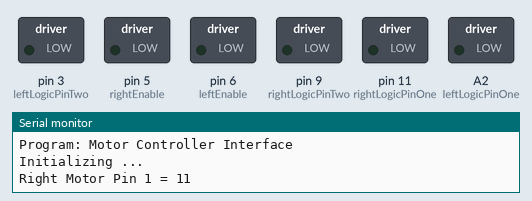
Bench run of a sketch on a simulated Arduino Uno, built with avr-gcc and run on an emulated ATmega328P. On the bench: switched loads named in the sketch (green lamp = pin HIGH), the last lines printed to the serial monitor. At 7.2 s the program stops and its outputs stay as they are.

Above: at 0.1 s.
At 4.2 s:
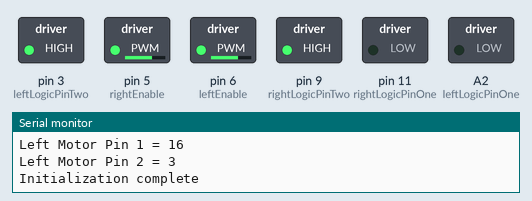
At 7.2 s:
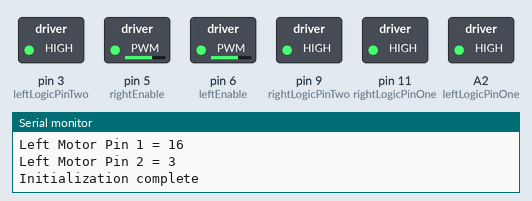
Timing chart, 0 to 8.7 s (numbered marks = the images above):
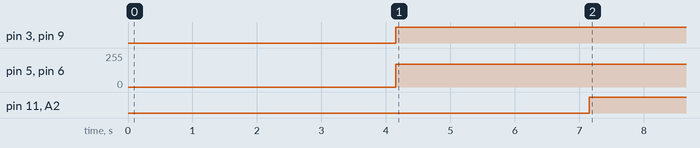

Measured:
- by itself, pin 3 (leftLogicPinTwo), pin 9 (rightLogicPinTwo): LOW → HIGH at 4.2 s
- by itself, pin 5 (rightEnable), pin 6 (leftEnable): 0/255 → 170/255 at 4.2 s
- by itself, pin 11 (rightLogicPinOne), A2 (leftLogicPinOne): LOW → HIGH at 7.2 s

The sketch:

obstacle_backwards.ino
```cpp
int leftEnable = 6;
int leftLogicPinOne = A2;
int leftLogicPinTwo = 3;

int rightEnable = 5;
int rightLogicPinOne = 11;
int rightLogicPinTwo = 9;

int frontTrigPin = 10;
int leftTrigPin = 8;
int rightTrigPin = 7;

int frontEchoPin = A5;
int rightEchoPin = A3;
int leftEchoPin= A4;

int pwmDutyCycle = 170;

void setup(){
  Serial.begin(9600);

  setupMotorPins();

  delay(4000);
}

void loop(){
  setMotorSpeed(pwmDutyCycle);

  travelBackward();
  delay(3000);

  while (true) {
      brake();
  }
}

void setMotorSpeed(int pwmDutyCycle) {
  analogWrite(leftEnable, pwmDutyCycle);
  analogWrite(rightEnable, pwmDutyCycle);
}

void setupRightMotorPins() {

  pinMode(rightEnable, OUTPUT);
  pinMode(rightLogicPinOne, OUTPUT);
  pinMode(rightLogicPinTwo, OUTPUT);

  Serial.print("Right Motor Pin 1 = ");
  Serial.println(rightLogicPinOne);

  Serial.print("Right Motor Pin 2 = ");
  Serial.println(rightLogicPinTwo);
}

void setupLeftMotorPins() {

  pinMode(leftEnable, OUTPUT);
  pinMode(leftLogicPinOne, OUTPUT);
  pinMode(leftLogicPinTwo, OUTPUT);

  Serial.print("Left Motor Pin 1 = ");
  Serial.println(leftLogicPinOne);

  Serial.print("Left Motor Pin 2 = ");
  Serial.println(leftLogicPinTwo);
}

void setupMotorPins() {
  Serial.println("-------------------------------------");
  Serial.println("Program: Motor Controller Interface");
  Serial.println("Initializing ...");

  setupRightMotorPins();
  setupLeftMotorPins();

  Serial.println("Initialization complete");
}

void leftSideForward() {
  digitalWrite(leftLogicPinOne, HIGH);
  digitalWrite(leftLogicPinTwo, LOW);
}

void rightSideForward() {
  digitalWrite(rightLogicPinOne, HIGH);
  digitalWrite(rightLogicPinTwo, LOW);
}

void leftSideBackward(){
  digitalWrite(leftLogicPinOne, LOW);
  digitalWrite(leftLogicPinTwo, HIGH);
}

void rightSideBackward() {
  digitalWrite(rightLogicPinOne, LOW);
  digitalWrite(rightLogicPinTwo, HIGH);
}

void rightSideBrake() {
  digitalWrite(rightLogicPinOne, HIGH);
  digitalWrite(rightLogicPinTwo, HIGH);
}

void leftSideBrake() {
  digitalWrite(leftLogicPinOne, HIGH);
  digitalWrite(leftLogicPinTwo, HIGH);
}

void travelForward() {
  leftSideForward();
  rightSideForward();
}

void travelBackward() {
  leftSideBackward();
  rightSideBackward();
}

void turnLeft() {
  leftSideBackward();
  rightSideForward();
}

void turnRight() {
  rightSideBackward();
  leftSideForward();
}

void brake() {
  leftSideBrake();
  rightSideBrake();
}
```
